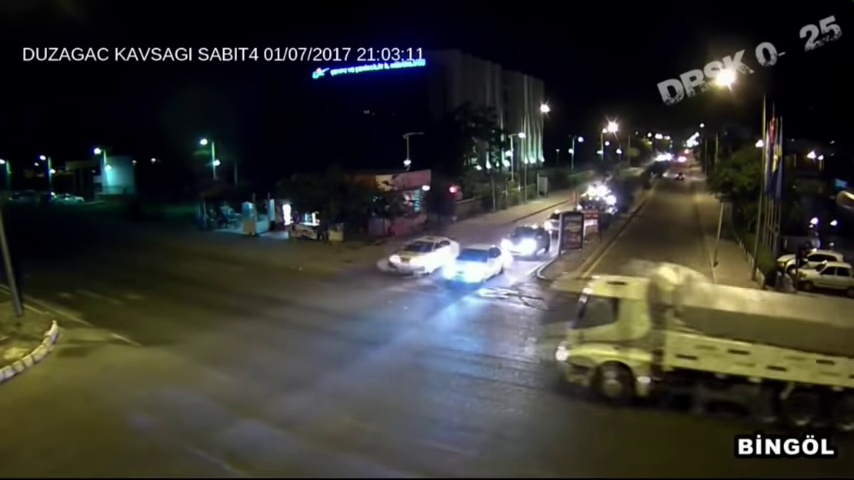
#> input picture VIF/1234.jpg, 854 x 480 px; its folder holds only this picture in this run
$ python -i vif.py   (imports and definitions only)
#> lines starting #> are read from the running program, lines starting #| are printed output that depends on the picture
import pickle

import numpy as np
import cv2

import math
import glob, os

from VIF.HornSchunck import HornSchunck


class VIF:
    def __init__(self):
        self.subSampling = 3
        self.rows = 100
        self.cols = 134
        self.hs = HornSchunck()
        self.clf = pickle.load(open(os.path.dirname(os.path.realpath(__file__))+"\model-svm1.sav", 'rb'))
        self.no_crash = 0
        self.crash = 0


    # [65 lines left out: functions createBlockHist, createHist, process, not called in this run]

>>> import cv2
>>> picture = cv2.imread('1234.jpg', cv2.IMREAD_GRAYSCALE)
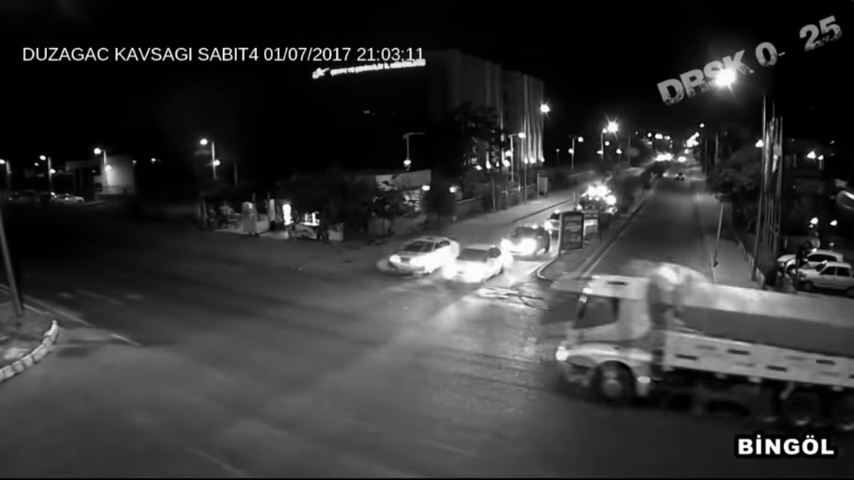
#> picture: shape (480, 854); min 0, max 255, mean 52.6
#> (the run stopped early here; a loop or call above may not have finished)
